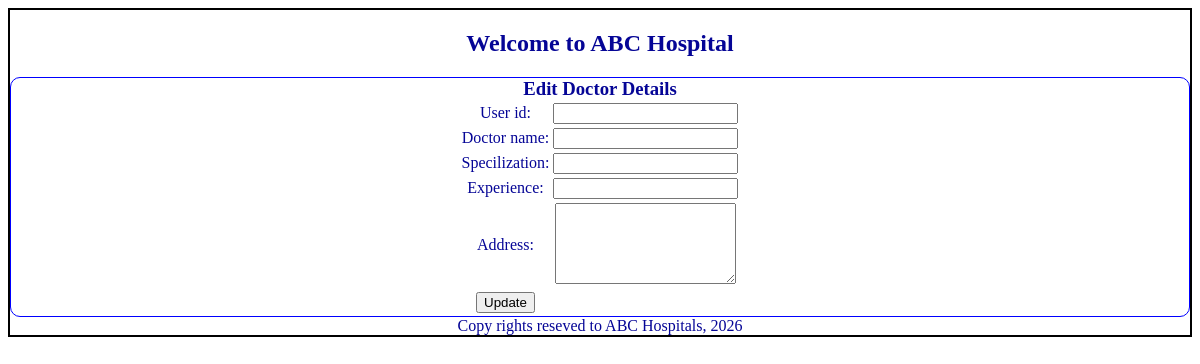
The app's page /ed_dr?dr_id=3, older data.
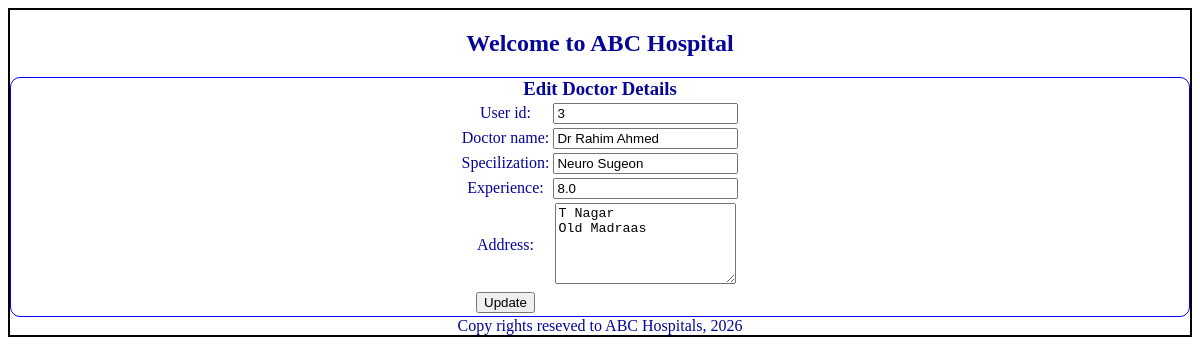
The same page, newer data.
### models.py (models this page shows)
class Dr_Profile(db.Model):
    __tablename__='dr_profile'
    id=db.Column(db.Integer,primary_key=True)
    dr_id=db.Column(db.Integer,db.ForeignKey('user_credentials.id'),nullable=False) #linking child to parent
    full_name=db.Column(db.String,nullable=False)
    address=db.Column(db.String,nullable=False)
    spl=db.Column(db.String,nullable=False)
    exp=db.Column(db.Float,nullable=False)
    phno=db.Column(db.String,nullable=False)
    status=db.Column(db.Integer,nullable=False,default=0) #0-register, 1-approved, 2-deactivated

### controller.py (the view)
@app.route("/ed_dr")
def edit_dr():
    dr_id=request.args.get("dr_id") #got query param
    dr_searched=search_dr(dr_id)
    return render_template("edit_doctor.html",dr_data=dr_searched)

### controller.py (called while the page is built)
def search_dr(id):
    dr_searched=db.session.query(Dr_Profile).filter(Dr_Profile.dr_id==id).first()
    return dr_searched

### templates/edit_doctor.html (shortened to what this page needs)
<!DOCTYPE html>
<html lang="en">
<head>
    <link rel="stylesheet" href="/static/main.css">
</head>
<body>
<div class="container">
    <div class="center"><h2>Welcome to ABC Hospital</h2></div>
    <div class="input-form">
        <form action="/update_dr" method="POST">
        <h3 class="center">Edit Doctor Details</h3>
        <table class="center">
        <tr><td><label>User id: </label></td><td><input type="text" name="uid" value="{{dr_data.dr_id}}" readonly></td></tr>
        <tr><td><label>Doctor name: </label></td><td><input type="text" name="d_name" value="{{dr_data.full_name}}"></td></tr>
        <tr><td><label>Specilization: </label></td><td><input type="text" name="splz" value="{{dr_data.spl}}"></td></tr>
        <tr><td><label>Experience: </label></td><td><input type="text" name="exp" value="{{dr_data.exp}}"></td></tr>
        <tr><td><label>Address: </label></td><td><textarea rows=5 cols=20 name="address">{{dr_data.address}}</textarea></td></tr>
        <tr><td><input type="submit" value="Update"></td></tr>
        </table>
        </form>
    </div>
<div class="center">Copy rights reseved to ABC Hospitals, 2026</div>
</div>
</body>
</html>

Row changes from the older to the newer data that the page shows:
added Dr_Profile: uid "3", d_name "Dr Rahim Ahmed", splz "Neuro Sugeon", exp "8.0", address "T Nagar Old Madraas"
